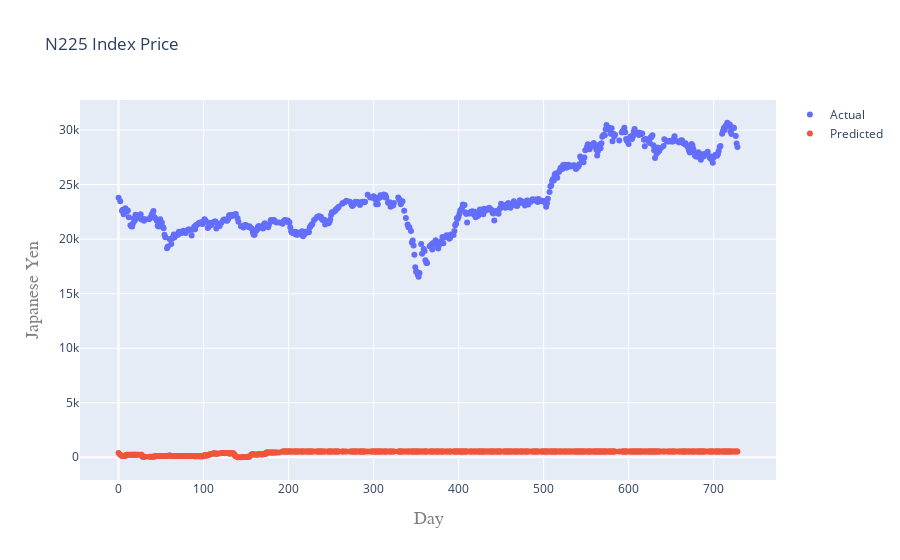

Notebook code for this chart:
### Code cell
# Second Model - Logistic Regression
from sklearn.linear_model import LogisticRegression

#To avoid "continuous" error for Logistic Regression and KNN, convert data
from sklearn import preprocessing
from sklearn import utils
lab_enc = preprocessing.LabelEncoder()
training_scores_encoded = lab_enc.fit_transform(Y_train)

clf = LogisticRegression()
clf.fit(X_train, training_scores_encoded)


#Plot actual and predicted values for train dataset
trace0 = go.Scatter(
    x = X_train.T[0],
    y = Y_train,
    mode = 'markers',
    name = 'Actual'
)
trace1 = go.Scatter(
    x = X_train.T[0],
    y = clf.predict(X_train).T,
    mode = 'markers',
    name = 'Predicted'
)
VTI_data = [trace0,trace1]
layout.xaxis.title.text = 'Day'
plot2 = go.Figure(data=VTI_data, layout=layout)

iplot(plot2)

### Figure 1 — Plotly figure (JSON) as saved in the notebook; plotly's stock layout.template omitted (floating-point values rounded to 4 significant figures; data arrays with more than 128 entries replaced by an {"elided": "..."} marker saying what was removed)
{"data": [{"mode": "markers", "name": "Actual", "type": "scatter", "x": {"elided": "580 int values"}, "y": {"elided": "580 float values"}}, {"mode": "markers", "name": "Predicted", "type": "scatter", "x": {"elided": "580 int values"}, "y": {"elided": "580 int values"}}], "layout": {"title": {"text": "N225 Index Price"}, "xaxis": {"title": {"font": {"color": "#7f7f7f", "family": "Courier New, monospace", "size": 18}, "text": "Day"}}, "yaxis": {"title": {"font": {"color": "#7f7f7f", "family": "Courier New, monospace", "size": 18}, "text": "Japanese Yen"}}}}
